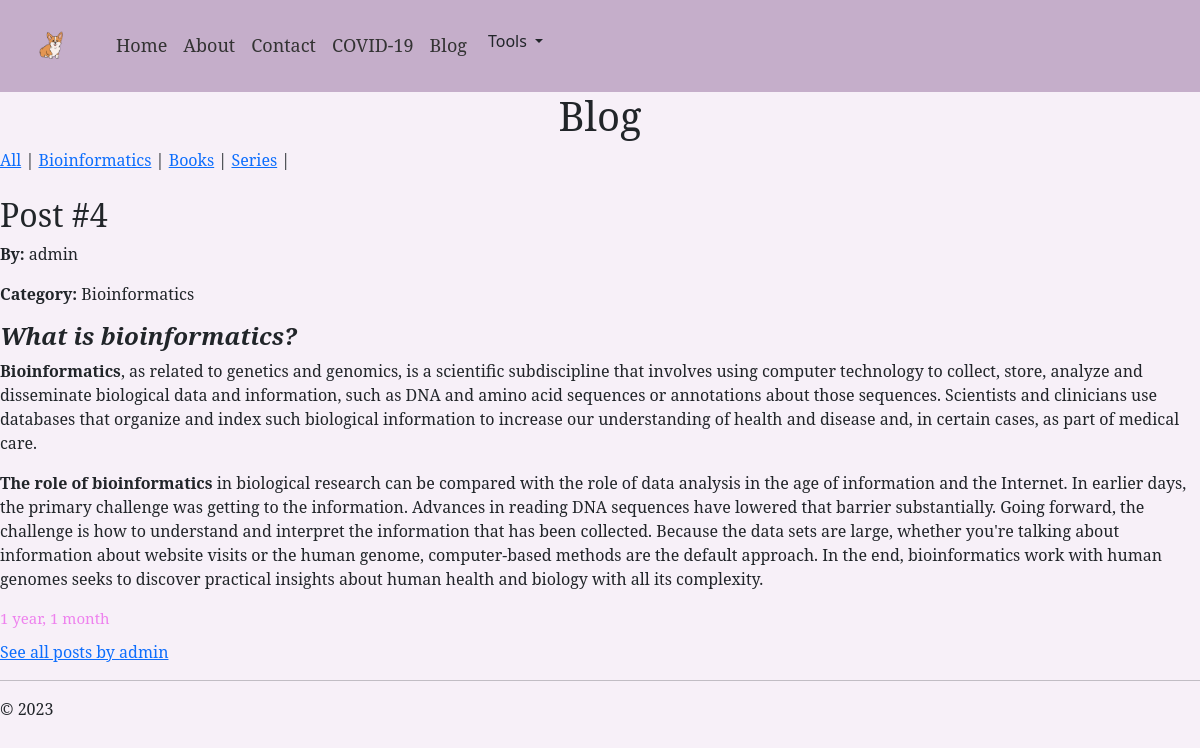
Page /blog/post/1/ on the committed database.
### blog/models.py (models this page shows, shortened)
class Category(models.Model):
    name = models.CharField(max_length=30)
    description = models.TextField()
    class Meta:
        verbose_name_plural = 'categories'
    def __str__(self):
        return self.name

class Post(models.Model):
    category = models.ForeignKey(Category, on_delete=models.CASCADE, null=True)
    title = models.CharField(max_length=140)
    body = models.TextField()
    date_create = models.DateTimeField(auto_now_add=True)
    date_update = models.DateTimeField(auto_now=True)
    date_publish = models.DateTimeField(blank=True, null=True)
    public = models.BooleanField(default=True)
    author = models.ForeignKey(Author, on_delete=models.CASCADE, null=True)

class Author(models.Model):
    user = models.OneToOneField(User, on_delete=models.CASCADE)
    bio = models.TextField(blank=True)
    def __str__(self):
        return self.user.username

### blog/views.py (the view)
# urls.py: path('post/<int:post_id>/', views.post_detail_view, name="post_detail_view"),
def post_detail_view(request, post_id):
    try:
        context = {
            'object': Post.objects.get(id=post_id),
            'category_list': Category.objects.all(),
            'category_name': None,
        }
    except Post.DoesNotExist:
        raise Http404('No post matches the given query')
    return render(request, 'blog/post_detail.html', context)

### blog/templatetags/new_markdown.py (called while the page is built)
@register.filter()
@stringfilter
def markdown(val):
    return md.markdown(val)

### blog/templates/blog/post_detail.html (shortened to what this page needs)
{% extends 'ex2/layout.html' %}
{% load new_markdown %}
{% load static %}
{% block xyz %}
    <link rel="stylesheet" type="text/css" href="{% static 'site.css' %}"/>
{% endblock %}
{% block content %}
    {% include 'blog/includes/cat_widget.html' %}
    <div class="post-detail">
        <h2>{{ object.title }}</h2>
        <p class="post-author"><strong>By: </strong>{{ object.author }}</p>
        <p class="post-category"><strong>Category: </strong>{{ object.category }}</p>
        <p>{{ object.body|markdown|safe }}</p>
        <p class="post-date">{{ object.date_publish|timesince }}</p>
        <a href="{% url 'blog:post_authors_view' object.author.id %}">See all posts by {{ object.author }}</a>
    </div>
{% endblock %}

### blog/templates/blog/includes/cat_widget.html
<h1>Blog </h1>
    <a href="{% url 'blog:post_list_view' %}">All</a> |
    {% for c in category_list %}
        {% if category_name == c.name %}
           {{c.name}}
        {% else %}
            <a href="{% url 'blog:post_list_category' c.name %}"> {{ c.name }}</a>
        {% endif %} |
    {% endfor %}
    <br><br>

### ex2/static/site/site_look.css (style rules this page uses)
body { background-color: #f7f0f8 !important; font-family: "Georgia", "serif"; }
h1 { text-align: center; }

### blog/static/site.css (style rules this page uses)
.post-date { font-size: 15px; color: violet; margin-bottom: 10px; }

### rows in the picture
Category: name "Bioinformatics"
Category: name "Books"
Category: name "Series"
Post: title "Post #4", author "admin", category "Bioinformatics", body "What is bioinformatics? Bioinformatics , as related to genetics and genomics, is a scientific subdiscipline that involves using computer technology to collect, store, analyze and disseminate biological data and information, such as DNA and amino acid sequences or annotations about those sequences. Scientists and clinicians use databases that organize and index such biological information to increase our understanding of health and disease and, in certain cases, as part of medical care. The role of bioinformatics in biological research can be compared with the role of data analysis in the age of information and the Internet. In earlier days, the primary challenge was getting to the…", date_publish "1 year, 1 month"
